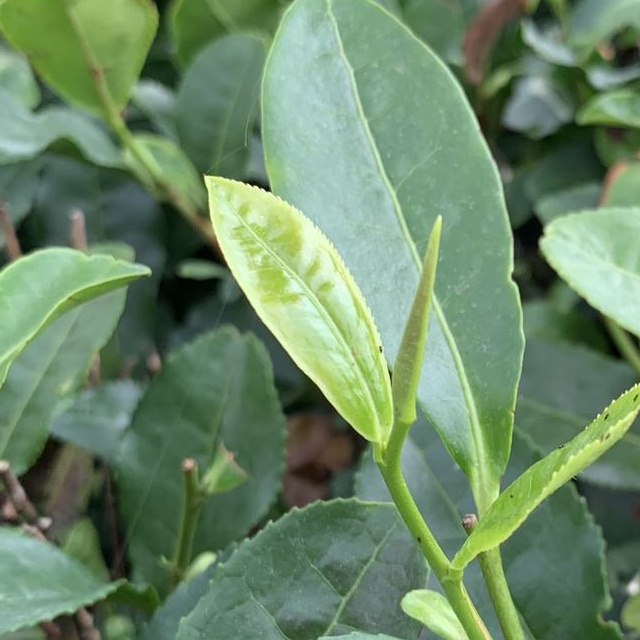
#> input picture datasets/images/IMG_2722.jpg, 640 x 640 px; its folder holds only this picture in this run
$ python analyze_dataset_draw.py   (older library calls are emulated)
#> lines starting #> are read from the running program, lines starting #| are printed output that depends on the picture
import os
import glob
from concurrent.futures import ThreadPoolExecutor, as_completed

import numpy as np
import matplotlib.pyplot as plt
import seaborn as sns
from PIL import Image
import cv2
from tqdm import tqdm

# 全局字体设置
plt.rcParams['font.family'] = 'Times New Roman'
plt.rcParams['pdf.fonttype'] = 42  # 保证矢量字体嵌入（重要）
plt.rcParams['ps.fonttype'] = 42


# ----------------------
# 复用之前的工具函数
# ----------------------
def read_yolo_labels(label_path, img_w, img_h):
    bboxes = []
    with open(label_path, 'r') as f:
        for line in f:
            elems = line.strip().split()
            if len(elems) < 5:
                continue
            _, cx, cy, w, h = map(float, elems[:5])
            x_min = (cx - w / 2) * img_w
            y_min = (cy - h / 2) * img_h
            x_max = (cx + w / 2) * img_w
            y_max = (cy + h / 2) * img_h
            bboxes.append([x_min, y_min, x_max, y_max])
    return bboxes


def process_image(img_path, dataset_root):
#> called with img_path = 'datasets/images/IMG_2722.jpg'
    img_name = os.path.basename(img_path)
    split = os.path.basename(os.path.dirname(os.path.dirname(img_path)))
    label_dir = os.path.join(dataset_root, split, "labels")
    label_path = os.path.join(label_dir, os.path.splitext(img_name)[0] + ".txt")

    # ---- 1️⃣ 加速读图 ----
    img_np = cv2.imread(img_path)
#> img_np is the input picture: shape (640, 640, 3); mean B, G, R 103.7, 136.7, 107.6
    if img_np is None:
        return None
    img_np = cv2.cvtColor(img_np, cv2.COLOR_BGR2RGB)
    img_h, img_w = img_np.shape[:2]
#> img_h = 640; img_w = 640

    # ---- 2️⃣ 快速计算亮度 & Laplacian ----
    brightness = float(np.mean(img_np))
#> brightness = 116
    gray = cv2.cvtColor(img_np, cv2.COLOR_RGB2GRAY)
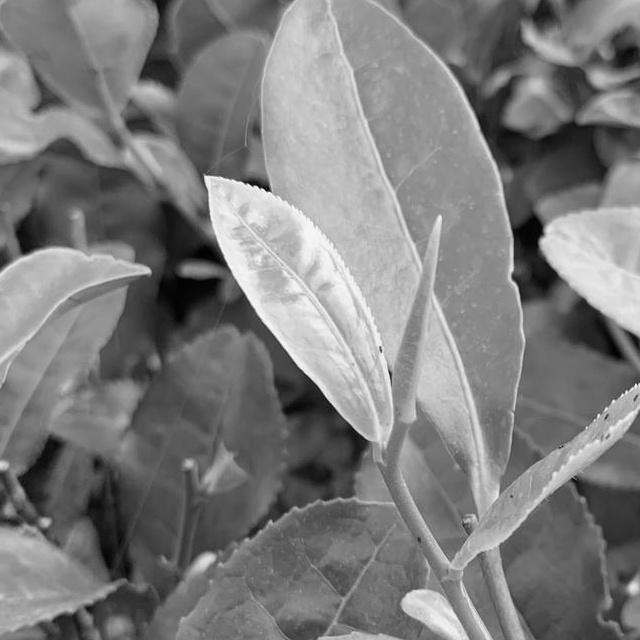
#> gray: shape (640, 640); min 1, max 249, mean 124.3
    lap_var = float(cv2.Laplacian(gray, cv2.CV_64F).var())
#> lap_var = 107.3

    # ---- 3️⃣ bbox 统计 ----
    widths, heights, ratios, cx, cy = [], [], [], [], []
    if os.path.exists(label_path):
        bboxes = read_yolo_labels(label_path, img_w, img_h)
        for x_min, y_min, x_max, y_max in bboxes:
            w, h = x_max - x_min, y_max - y_min
            widths.append(w)
            heights.append(h)
            ratios.append(w / h if h > 0 else 0)
            cx.append((x_min + x_max) / 2 / img_w)
            cy.append((y_min + y_max) / 2 / img_h)

    return widths, heights, ratios, cx, cy, brightness, lap_var


def analyze_dataset(dataset_root, max_workers=16):
    # 收集所有图片
    all_img_files = []
    for split in ['train', 'val', 'test']:
        img_dir = os.path.join(dataset_root, split, "images")
        if os.path.exists(img_dir):
            img_files = glob.glob(os.path.join(img_dir, "*.*"))
            all_img_files.extend([f for f in img_files if f.lower().endswith(('.jpg', '.jpeg', '.png'))])

    total = len(all_img_files)
    if total == 0:
        print("[WARN] 未找到任何图片。")
        return None
    print(f"[INFO] 共 {total} 张图片，开始并行分析...")

    widths, heights, ratios, center_x, center_y = [], [], [], [], []
    brightness_list, laplacian_var_list = [], []

    # ✅ 多线程并行处理
    with ThreadPoolExecutor(max_workers=max_workers) as executor:
        futures = {executor.submit(process_image, img_path, dataset_root): img_path for img_path in all_img_files}
#> futures = 3 items
        for future in tqdm(as_completed(futures), total=total, desc="Analyzing", unit="img"):
            result = future.result()
            if result is None:
                continue
            w, h, r, cx, cy, b, l = result
            widths.extend(w)
            heights.extend(h)
            ratios.extend(r)
            center_x.extend(cx)
            center_y.extend(cy)
            brightness_list.append(b)
            laplacian_var_list.append(l)
#> this loop made 3 passes
#> after the loop, brightness_list = [116, 116, 116]; center_x = []; center_y = []; heights = []; laplacian_var_list = [107.3, 107.3, 107.3]; ratios = []; widths = []

    print("[OK] 数据集分析完成 ✅")

    return {
        'widths': np.array(widths),
        'heights': np.array(heights),
        'ratios': np.array(ratios),
        'center_x': np.array(center_x),
        'center_y': np.array(center_y),
        'brightness': np.array(brightness_list),
        'laplacian_var': np.array(laplacian_var_list)
    }


# ----------------------
# 多数据集绘图
# ----------------------
def plot_multi_dataset(datasets_stats, dataset_names):
    """
    datasets_stats: list of stats dict
    dataset_names: list of dataset name strings
    """
    n = len(datasets_stats)
#> n = 1
    fig, axes = plt.subplots(n, 4, figsize=(20, 5 * n))
    if n == 1:
        axes = axes[np.newaxis, :]  # 保证 axes 变成 (1, 4)

    for i, stats in enumerate(datasets_stats):
        # 宽度直方图
        axes[i, 0].hist(stats['widths'], bins=30, color='skyblue', edgecolor='black')
        axes[i, 0].set_title(f"{dataset_names[i]} Width", fontsize=18)
        axes[i, 0].set_xlabel("Width", fontsize=16)
        axes[i, 0].set_ylabel("Frequency", fontsize=16)
        axes[i, 0].tick_params(axis='both', labelsize=15)

        # 高度直方图
        axes[i, 1].hist(stats['heights'], bins=30, color='salmon', edgecolor='black')
        axes[i, 1].set_title(f"{dataset_names[i]} Height", fontsize=18)
        axes[i, 1].set_xlabel("Height", fontsize=16)
        axes[i, 1].set_ylabel("Frequency", fontsize=16)
        axes[i, 1].tick_params(axis='both', labelsize=15)

        # 长宽比分布
        sns.histplot(stats['ratios'], bins=30, kde=True, ax=axes[i, 2], color='green')
        axes[i, 2].set_title(f"{dataset_names[i]} Aspect Ratio", fontsize=18)
        axes[i, 2].set_xlabel("W/H", fontsize=16)
        axes[i, 2].set_ylabel("Frequency", fontsize=16)
        axes[i, 2].tick_params(axis='both', labelsize=15)

        # 中心点热力图
        heatmap, xedges, yedges = np.histogram2d(
            stats['center_x'], stats['center_y'],
            bins=(50, 50),
            range=[[0, 1], [0, 1]]
        )
        # ✅ 归一化
        heatmap = heatmap / heatmap.max()
        # heatmap 绘制
        hm = sns.heatmap(
            heatmap.T,
            cmap="Reds",
            ax=axes[i, 3],
            cbar=True,
            xticklabels=8,
            yticklabels=8
        )
        axes[i, 3].set_title(f"{dataset_names[i]} Center Heatmap", fontsize=18)
        axes[i, 3].tick_params(axis='x', labelsize=15)
        axes[i, 3].tick_params(axis='y', labelsize=15)
        # ✅ 控制右侧 colorbar 的刻度字体大小
        cbar = hm.collections[0].colorbar
        cbar.ax.tick_params(labelsize=15)
#> this loop made 1 pass

    plt.tight_layout()
    # 保存为矢量图
    fig_path = os.path.join("./runs/reg", "analyze_datasets.pdf")
    plt.savefig(fig_path, format='pdf', bbox_inches="tight")
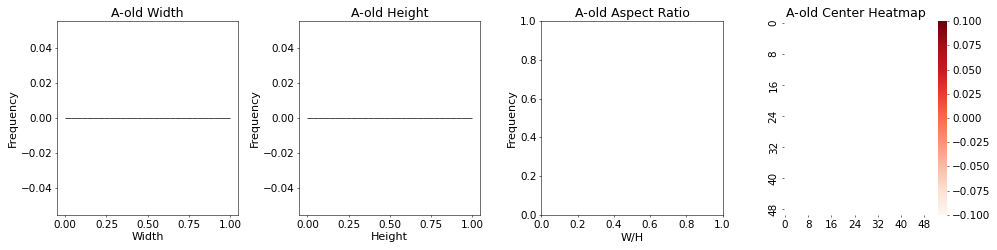
#> figure drawn by matplotlib, 4 panels
    plt.close()
    print(f"[OK] 数据集可视化分析图已保存: {fig_path}")


# ----------------------
# 主程序
# ----------------------
if __name__ == "__main__":
    dataset_list = ["A-old"]
    dataset_root_base = "E:/resources/datasets/tea-buds-database/"
    datasets_stats = []
    for d in dataset_list:
        stats = analyze_dataset(os.path.join(dataset_root_base, d))
        datasets_stats.append(stats)

    plot_multi_dataset(datasets_stats, dataset_list)
